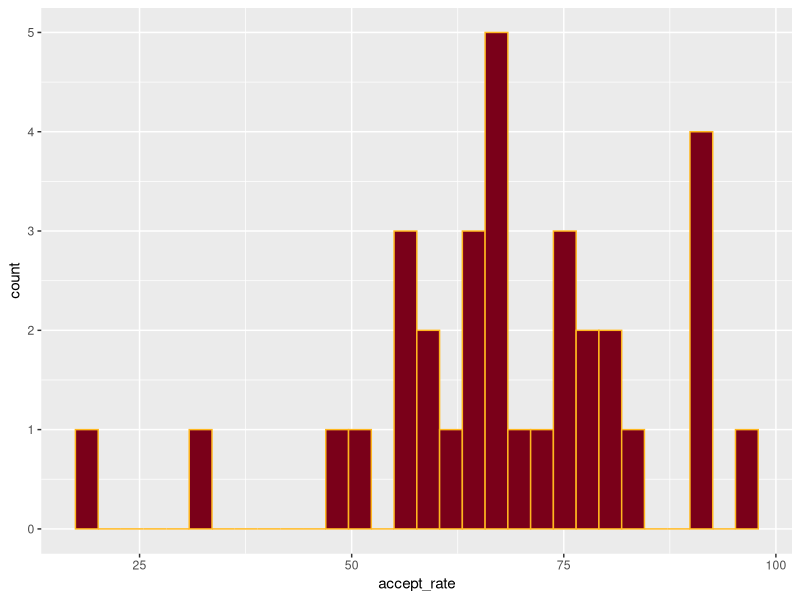

The R script that drew this image:
## ---- chunk 1
#| label: load-packages
#| message: false

# Load libraries
library(tidyverse)

# Import data
mn <- read_csv("data/mn-colleges.csv")
## ---- chunk 2
#| label: fig-bp-umn
#| fig-cap: "Histogram of acceptance rates for the 33 institutions of higher learning in Minnesota. The border is colored using the secondary dark gold and the interior of the plot is filled with the primary maroon color for UMN."
#| fig-alt: "Histogram of acceptance rates for the 33 institutions of higher learning in Minnesota. The border is colored using the secondary dark gold and the interior of the plot is filled with the primary maroon color for UMN."
#| out-width: "70%"
#| message: false

ggplot(data = mn, aes(x = accept_rate)) +
  geom_histogram(
    color = "#FFB71E", 
    fill = "#7A0019"
  )
